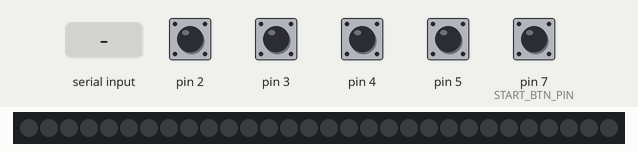
Recording of a sketch running on a simulated Arduino Leonardo, built with avr-gcc and run on an emulated ATmega32U4. Shown: 30 RGB LEDs in strip order, left to right. Inputs (shaded band) come from the test bench; at power-on: pin 2–5, pin 7 (START_BTN_PIN) HIGH. USB keyboard and mouse output is not drawn.

Above: at 1.2 s.
1.3 s: "LED:RAINBOW\n" received over Serial
At 1.51 s:
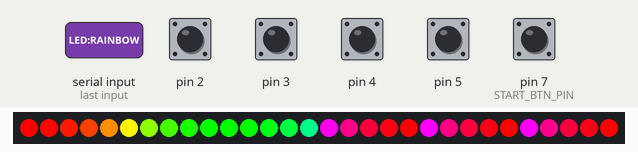
3.7 s: pin 2 pulled LOW for 0.15 s
At 3.87 s:
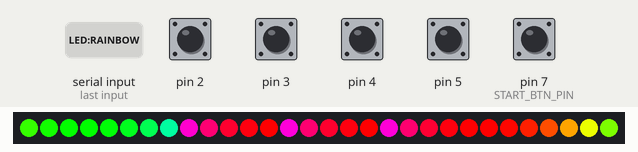
4.4 s: "LED:RED\n" received over Serial
At 4.54 s:
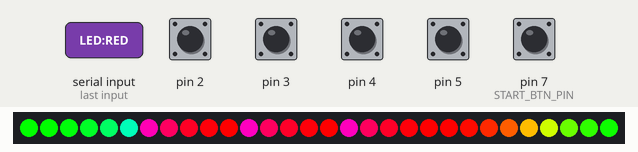
7.1 s: "LED:BLUE\n" received over Serial
At 10.03 s:
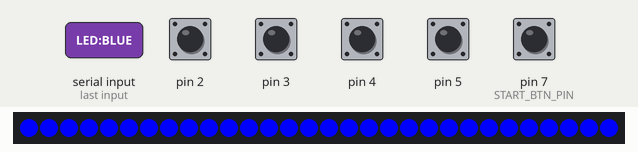
10.1 s: "LED:RAINBOW\n" received over Serial
At 10.65 s:
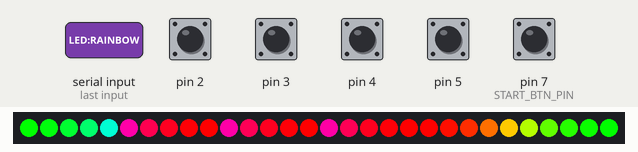
13.1 s: pin 4 pulled LOW for 0.15 s
At 14.5 s:
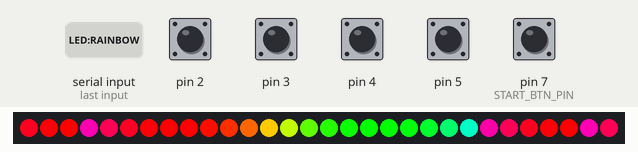

Measured:
- after the input at 1.3 s, the LEDs: change after 0.07 s (image 1)
- after the input at 4.4 s, the LEDs: change at once (image 3)
- after the input at 7.1 s, the LEDs: change after 0.25 s (image 4)
- after the input at 10.1 s, the LEDs: first change after 0.11 s (image 5 shows a later state)

The sketch:

1D_Game_LED.ino
```cpp
#include <Keyboard.h>
#include <Adafruit_NeoPixel.h>

// ============ 旋钮 & 按键配置（根据你的硬件改） ============
// 红方编码器
#define P1_CLK   2   // 红方 S1 (CLK)
#define P1_DT    3   // 红方 S2 (DT)
#define P1_CW    'd' // 红方顺时针 → d
#define P1_CCW   'a' // 红方逆时针 → a

// 蓝方编码器
#define P2_CLK   4   // 蓝方 S1
#define P2_DT    5   // 蓝方 S2 (DT)
#define P2_CW    'l' // 蓝方顺时针 → l
#define P2_CCW   'j' // 蓝方逆时针 → j

// 开始按钮（按下发 'r'）
#define START_BTN_PIN 7

// 降频防抖：每 STEP_INTERVAL 毫秒最多触发一次旋钮“步进”
const unsigned long STEP_INTERVAL = 45;

// ============ WS2812E 灯带配置 ============
#define LED_PIN    6
#define LED_COUNT  30   // ⚠️ 改成你的灯珠数量

Adafruit_NeoPixel strip(LED_COUNT, LED_PIN, NEO_GRB + NEO_KHZ800);

// 灯带模式
enum LedMode { LED_OFF, LED_RAINBOW, LED_FLASH_RED, LED_FLASH_BLUE };
LedMode ledMode = LED_OFF;
unsigned long ledLastUpdate = 0;
uint16_t rainbowOffset = 0;
bool flashOn = false;

// 串口读取缓冲
String serialLine = "";

// ============ 旋钮结构体 ============
struct Encoder {
  uint8_t pinCLK;
  uint8_t pinDT;
  char keyCW;
  char keyCCW;
  int lastState;
  unsigned long lastStepTime;
};

Encoder enc1, enc2;

// ============ 函数声明 ============
void initEncoder(Encoder &enc, uint8_t clk, uint8_t dt, char cw, char ccw);
void updateEncoder(Encoder &enc);
void handleSerialCommand(const String &cmd);
void updateLEDs();
void rainbowStep();
void setLedMode(LedMode mode);

// ============ setup ============
void setup() {
  // 键盘 & 串口
  Keyboard.begin();
  Serial.begin(9600);

  // 旋钮初始化
  initEncoder(enc1, P1_CLK, P1_DT, P1_CW, P1_CCW);
  initEncoder(enc2, P2_CLK, P2_DT, P2_CW, P2_CCW);

  // 开始按钮
  pinMode(START_BTN_PIN, INPUT_PULLUP);

  // 灯带初始化
  strip.begin();
  strip.show(); // 全部关灯
  setLedMode(LED_OFF);
}

// ============ loop ============
void loop() {
  // 1) 处理旋钮 → 键盘输入
  updateEncoder(enc1);
  updateEncoder(enc2);

  // 2) 处理开始按钮 → 键盘 'r'
  static int lastBtnState = HIGH;
  int btnState = digitalRead(START_BTN_PIN);
  if (lastBtnState == HIGH && btnState == LOW) {
    // 按下瞬间触发 'r'
    Keyboard.press('r');
    delay(5);
    Keyboard.release('r');
  }
  lastBtnState = btnState;

  // 3) 处理串口指令，用于 LED 控制
  while (Serial.available() > 0) {
    char c = (char)Serial.read();
    if (c == '\n' || c == '\r') {
      if (serialLine.length() > 0) {
        handleSerialCommand(serialLine);
        serialLine = "";
      }
    } else {
      serialLine += c;
    }
  }

  // 4) 更新 LED 动画
  updateLEDs();
}

// ============ 旋钮相关函数 ============
void initEncoder(Encoder &enc, uint8_t clk, uint8_t dt, char cw, char ccw) {
  enc.pinCLK = clk;
  enc.pinDT = dt;
  enc.keyCW = cw;
  enc.keyCCW = ccw;
  pinMode(enc.pinCLK, INPUT_PULLUP);
  pinMode(enc.pinDT, INPUT_PULLUP);
  enc.lastState = digitalRead(enc.pinCLK);
  enc.lastStepTime = 0;
}

void updateEncoder(Encoder &enc) {
  int state = digitalRead(enc.pinCLK);
  unsigned long now = millis();

  if (state != enc.lastState && state == LOW) {
    // 只在一个沿触发，且间隔超过 STEP_INTERVAL 才认一次
    if (now - enc.lastStepTime > STEP_INTERVAL) {
      enc.lastStepTime = now;
      int dtState = digitalRead(enc.pinDT);

      // 简单方向判断：DT 与 CLK 的相位关系
      if (dtState != state) {
        // 顺时针
        Keyboard.press(enc.keyCW);
        delay(3);
        Keyboard.release(enc.keyCW);
      } else {
        // 逆时针
        Keyboard.press(enc.keyCCW);
        delay(3);
        Keyboard.release(enc.keyCCW);
      }
    }
  }
  enc.lastState = state;
}

// ============ 串口命令处理 ============
void handleSerialCommand(const String &cmdRaw) {
  String cmd = cmdRaw;
  cmd.trim();

  if (cmd == "LED:RAINBOW") {
    setLedMode(LED_RAINBOW);
  } else if (cmd == "LED:OFF") {
    setLedMode(LED_OFF);
  } else if (cmd == "LED:RED") {
    setLedMode(LED_FLASH_RED);
  } else if (cmd == "LED:BLUE") {
    setLedMode(LED_FLASH_BLUE);
  }
}

// ============ LED 模式切换 ============
void setLedMode(LedMode mode) {
  ledMode = mode;
  ledLastUpdate = millis();
  flashOn = false;

  if (mode == LED_OFF) {
    strip.clear();
    strip.show();
  }
}

// ============ LED 更新 ============
void updateLEDs() {
  unsigned long now = millis();

  switch (ledMode) {
    case LED_OFF:
      // nothing
      break;

    case LED_RAINBOW:
      if (now - ledLastUpdate > 30) { // 彩虹流动速度
        ledLastUpdate = now;
        rainbowStep();
      }
      break;

    case LED_FLASH_RED:
      if (now - ledLastUpdate > 250) {
        ledLastUpdate = now;
        flashOn = !flashOn;
        uint32_t c = flashOn ? strip.Color(255, 0, 0) : 0;
        strip.fill(c, 0, LED_COUNT);
        strip.show();
      }
      break;

    case LED_FLASH_BLUE:
      if (now - ledLastUpdate > 250) {
        ledLastUpdate = now;
        flashOn = !flashOn;
        uint32_t c = flashOn ? strip.Color(0, 0, 255) : 0;
        strip.fill(c, 0, LED_COUNT);
        strip.show();
      }
      break;
  }
}

// 彩虹顺时针跑动
void rainbowStep() {
  for (int i = 0; i < LED_COUNT; i++) {
    int hue = (i * 256 / LED_COUNT + rainbowOffset) & 255;
    strip.setPixelColor(i, strip.gamma32(strip.ColorHSV(hue * 256)));
  }
  strip.show();
  rainbowOffset++;
}
```
